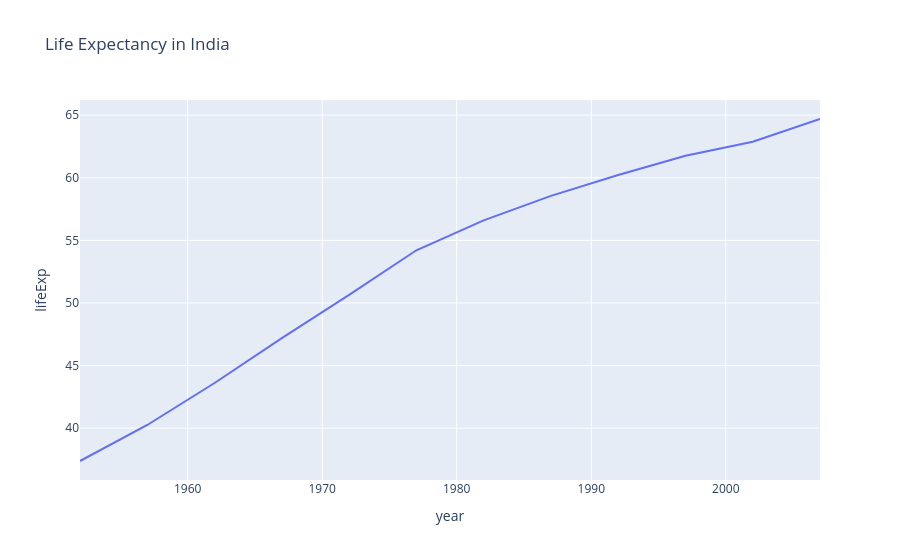

Notebook cell for this chart:
### Markdown cell above
### Line plot example

### Code cell
df2 = px.data.gapminder().query("country == 'India'")

fig = px.line(df2, x='year', y='lifeExp', title='Life Expectancy in India')
fig.show()

### Figure 1 — Plotly figure (JSON) as saved in the notebook; plotly's stock layout.template omitted (floating-point values rounded to 4 significant figures)
{"data": [{"hovertemplate": "year=%{x}<br>lifeExp=%{y}<extra></extra>", "legendgroup": "", "line": {"color": "#636efa", "dash": "solid"}, "marker": {"symbol": "circle"}, "mode": "lines", "name": "", "orientation": "v", "showlegend": false, "type": "scatter", "x": [1952, 1957, 1962, 1967, 1972, 1977, 1982, 1987, 1992, 1997, 2002, 2007], "xaxis": "x", "y": [37.37, 40.25, 43.6, 47.19, 50.65, 54.21, 56.6, 58.55, 60.22, 61.77, 62.88, 64.7], "yaxis": "y"}], "layout": {"legend": {"tracegroupgap": 0}, "title": {"text": "Life Expectancy in India"}, "xaxis": {"anchor": "y", "domain": [0, 1], "title": {"text": "year"}}, "yaxis": {"anchor": "x", "domain": [0, 1], "title": {"text": "lifeExp"}}}}
